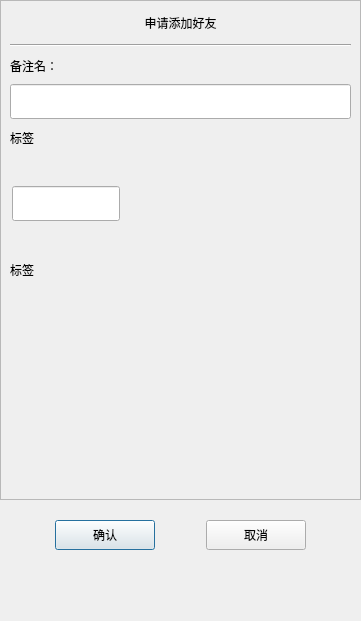
<?xml version="1.0" encoding="UTF-8"?>
<ui version="4.0">
 <class>AuthenFriend</class>
 <widget class="QDialog" name="AuthenFriend">
  <property name="geometry">
   <rect>
    <x>0</x>
    <y>0</y>
    <width>361</width>
    <height>621</height>
   </rect>
  </property>
  <property name="minimumSize">
   <size>
    <width>361</width>
    <height>621</height>
   </size>
  </property>
  <property name="maximumSize">
   <size>
    <width>361</width>
    <height>621</height>
   </size>
  </property>
  <property name="windowTitle">
   <string>Dialog</string>
  </property>
  <layout class="QVBoxLayout" name="verticalLayout">
   <property name="spacing">
    <number>0</number>
   </property>
   <property name="leftMargin">
    <number>0</number>
   </property>
   <property name="topMargin">
    <number>0</number>
   </property>
   <property name="rightMargin">
    <number>0</number>
   </property>
   <property name="bottomMargin">
    <number>0</number>
   </property>
   <item>
    <widget class="QScrollArea" name="scrollArea">
     <property name="minimumSize">
      <size>
       <width>0</width>
       <height>500</height>
      </size>
     </property>
     <property name="widgetResizable">
      <bool>true</bool>
     </property>
     <widget class="QWidget" name="scrollContents">
      <property name="geometry">
       <rect>
        <x>0</x>
        <y>0</y>
        <width>359</width>
        <height>498</height>
       </rect>
      </property>
      <layout class="QVBoxLayout" name="verticalLayout_2">
       <property name="spacing">
        <number>0</number>
       </property>
       <property name="leftMargin">
        <number>0</number>
       </property>
       <property name="rightMargin">
        <number>0</number>
       </property>
       <item>
        <widget class="QLabel" name="apply_lb">
         <property name="minimumSize">
          <size>
           <width>0</width>
           <height>25</height>
          </size>
         </property>
         <property name="maximumSize">
          <size>
           <width>16777215</width>
           <height>25</height>
          </size>
         </property>
         <property name="text">
          <string>申请添加好友</string>
         </property>
         <property name="alignment">
          <set>Qt::AlignmentFlag::AlignCenter</set>
         </property>
        </widget>
       </item>
       <item>
        <widget class="QWidget" name="apply_wid" native="true">
         <layout class="QVBoxLayout" name="verticalLayout_3">
          <item>
           <widget class="Line" name="line">
            <property name="orientation">
             <enum>Qt::Orientation::Horizontal</enum>
            </property>
           </widget>
          </item>
          <item>
           <widget class="QLabel" name="label_2">
            <property name="minimumSize">
             <size>
              <width>0</width>
              <height>25</height>
             </size>
            </property>
            <property name="maximumSize">
             <size>
              <width>16777215</width>
              <height>25</height>
             </size>
            </property>
            <property name="text">
             <string>备注名：</string>
            </property>
           </widget>
          </item>
          <item>
           <widget class="Customizeedit" name="back_ed">
            <property name="minimumSize">
             <size>
              <width>0</width>
              <height>35</height>
             </size>
            </property>
            <property name="maximumSize">
             <size>
              <width>16777215</width>
              <height>35</height>
             </size>
            </property>
           </widget>
          </item>
          <item>
           <widget class="QLabel" name="label_3">
            <property name="minimumSize">
             <size>
              <width>0</width>
              <height>25</height>
             </size>
            </property>
            <property name="maximumSize">
             <size>
              <width>16777215</width>
              <height>25</height>
             </size>
            </property>
            <property name="text">
             <string>标签</string>
            </property>
           </widget>
          </item>
          <item>
           <widget class="QWidget" name="lb_grpup_wid" native="true">
            <property name="minimumSize">
             <size>
              <width>0</width>
              <height>50</height>
             </size>
            </property>
            <layout class="QVBoxLayout" name="verticalLayout_4">
             <property name="spacing">
              <number>0</number>
             </property>
             <property name="leftMargin">
              <number>0</number>
             </property>
             <property name="topMargin">
              <number>0</number>
             </property>
             <property name="rightMargin">
              <number>0</number>
             </property>
             <property name="bottomMargin">
              <number>0</number>
             </property>
             <item>
              <widget class="QWidget" name="gridWidget" native="true">
               <property name="minimumSize">
                <size>
                 <width>0</width>
                 <height>40</height>
                </size>
               </property>
               <property name="maximumSize">
                <size>
                 <width>16777215</width>
                 <height>40</height>
                </size>
               </property>
               <widget class="Customizeedit" name="lb_ed">
                <property name="geometry">
                 <rect>
                  <x>2</x>
                  <y>2</y>
                  <width>108</width>
                  <height>35</height>
                 </rect>
                </property>
                <property name="minimumSize">
                 <size>
                  <width>0</width>
                  <height>0</height>
                 </size>
                </property>
                <property name="maximumSize">
                 <size>
                  <width>16777215</width>
                  <height>35</height>
                 </size>
                </property>
               </widget>
              </widget>
             </item>
             <item>
              <widget class="QWidget" name="input_tip_wid" native="true">
               <property name="minimumSize">
                <size>
                 <width>0</width>
                 <height>35</height>
                </size>
               </property>
               <property name="maximumSize">
                <size>
                 <width>16777215</width>
                 <height>35</height>
                </size>
               </property>
               <layout class="QVBoxLayout" name="verticalLayout_5">
                <property name="spacing">
                 <number>0</number>
                </property>
                <property name="leftMargin">
                 <number>0</number>
                </property>
                <property name="topMargin">
                 <number>0</number>
                </property>
                <property name="rightMargin">
                 <number>0</number>
                </property>
                <property name="bottomMargin">
                 <number>0</number>
                </property>
                <item>
                 <widget class="ClickedOnceLabel" name="tip_lb">
                  <property name="text">
                   <string>标签</string>
                  </property>
                 </widget>
                </item>
               </layout>
              </widget>
             </item>
            </layout>
           </widget>
          </item>
          <item>
           <widget class="QWidget" name="widget" native="true">
            <property name="minimumSize">
             <size>
              <width>0</width>
              <height>60</height>
             </size>
            </property>
            <layout class="QHBoxLayout" name="horizontalLayout_2">
             <property name="spacing">
              <number>0</number>
             </property>
             <property name="leftMargin">
              <number>0</number>
             </property>
             <property name="topMargin">
              <number>0</number>
             </property>
             <property name="rightMargin">
              <number>0</number>
             </property>
             <property name="bottomMargin">
              <number>0</number>
             </property>
             <item>
              <widget class="QWidget" name="lb_list" native="true">
               <property name="minimumSize">
                <size>
                 <width>287</width>
                 <height>50</height>
                </size>
               </property>
               <property name="maximumSize">
                <size>
                 <width>287</width>
                 <height>16777215</height>
                </size>
               </property>
              </widget>
             </item>
             <item>
              <widget class="QWidget" name="more_lb_wid" native="true">
               <layout class="QVBoxLayout" name="verticalLayout_6">
                <item>
                 <widget class="ClickedOnceLabel" name="more_lb">
                  <property name="minimumSize">
                   <size>
                    <width>25</width>
                    <height>25</height>
                   </size>
                  </property>
                  <property name="maximumSize">
                   <size>
                    <width>25</width>
                    <height>25</height>
                   </size>
                  </property>
                  <property name="text">
                   <string/>
                  </property>
                  <property name="alignment">
                   <set>Qt::AlignmentFlag::AlignCenter</set>
                  </property>
                 </widget>
                </item>
               </layout>
              </widget>
             </item>
            </layout>
           </widget>
          </item>
         </layout>
        </widget>
       </item>
      </layout>
     </widget>
    </widget>
   </item>
   <item>
    <spacer name="verticalSpacer">
     <property name="orientation">
      <enum>Qt::Orientation::Vertical</enum>
     </property>
     <property name="sizeType">
      <enum>QSizePolicy::Policy::Fixed</enum>
     </property>
     <property name="sizeHint" stdset="0">
      <size>
       <width>20</width>
       <height>10</height>
      </size>
     </property>
    </spacer>
   </item>
   <item>
    <widget class="QWidget" name="apply_sure_wid" native="true">
     <property name="minimumSize">
      <size>
       <width>0</width>
       <height>50</height>
      </size>
     </property>
     <layout class="QHBoxLayout" name="horizontalLayout">
      <item>
       <spacer name="horizontalSpacer_2">
        <property name="orientation">
         <enum>Qt::Orientation::Horizontal</enum>
        </property>
        <property name="sizeHint" stdset="0">
         <size>
          <width>40</width>
          <height>20</height>
         </size>
        </property>
       </spacer>
      </item>
      <item>
       <widget class="ClickedBtn" name="sure_btn">
        <property name="minimumSize">
         <size>
          <width>100</width>
          <height>30</height>
         </size>
        </property>
        <property name="text">
         <string>确认</string>
        </property>
       </widget>
      </item>
      <item>
       <spacer name="horizontalSpacer">
        <property name="orientation">
         <enum>Qt::Orientation::Horizontal</enum>
        </property>
        <property name="sizeHint" stdset="0">
         <size>
          <width>40</width>
          <height>20</height>
         </size>
        </property>
       </spacer>
      </item>
      <item>
       <widget class="ClickedBtn" name="cancel_btn">
        <property name="minimumSize">
         <size>
          <width>100</width>
          <height>30</height>
         </size>
        </property>
        <property name="text">
         <string>取消</string>
        </property>
       </widget>
      </item>
      <item>
       <spacer name="horizontalSpacer_3">
        <property name="orientation">
         <enum>Qt::Orientation::Horizontal</enum>
        </property>
        <property name="sizeHint" stdset="0">
         <size>
          <width>40</width>
          <height>20</height>
         </size>
        </property>
       </spacer>
      </item>
     </layout>
    </widget>
   </item>
   <item>
    <spacer name="verticalSpacer_2">
     <property name="orientation">
      <enum>Qt::Orientation::Vertical</enum>
     </property>
     <property name="sizeHint" stdset="0">
      <size>
       <width>20</width>
       <height>53</height>
      </size>
     </property>
    </spacer>
   </item>
  </layout>
 </widget>
 <customwidgets>
  <customwidget>
   <class>ClickedBtn</class>
   <extends>QPushButton</extends>
   <header>clickedbtn.h</header>
  </customwidget>
  <customwidget>
   <class>ClickedOnceLabel</class>
   <extends>QLabel</extends>
   <header>clickedoncelabel.h</header>
  </customwidget>
  <customwidget>
   <class>Customizeedit</class>
   <extends>QLineEdit</extends>
   <header>customizeedit.h</header>
  </customwidget>
 </customwidgets>
 <resources/>
 <connections/>
</ui>
